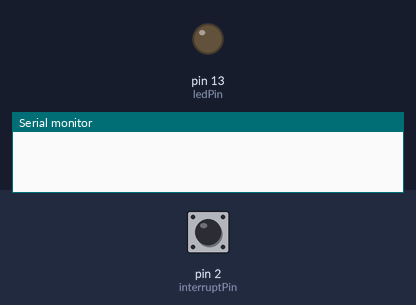
Recording of a sketch running on a simulated Arduino Uno, built with avr-gcc and run on an emulated ATmega328P. On the bench: output pins drawn as LEDs (lit = HIGH), the last lines printed to the serial monitor. The test bench sets the inputs (shaded band); at power-on: pin 2 (interruptPin) HIGH.

Above: at 1.2 s.
1.3 s: pin 2 (interruptPin) pulled LOW for 0.15 s
At 1.37 s:
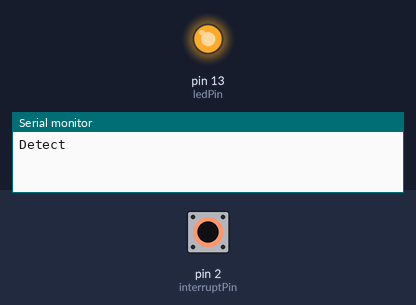
2.9 s: pin 2 (interruptPin) pulled LOW for 3.2 s
At 7.2 s:
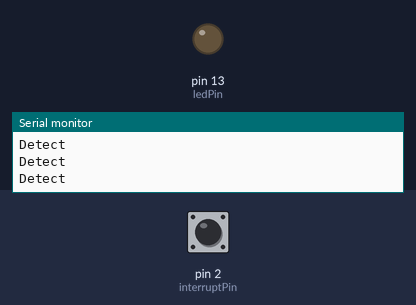
Timing chart, 0 to 8.7 s (numbered marks = the images above; inputs shaded):
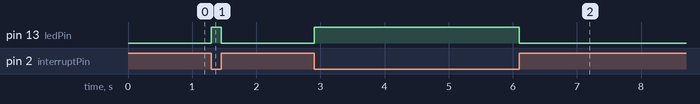

Measured:
- after the input at 1.3 s, pin 13 (ledPin): LOW → HIGH at once, → LOW 0.15 s later
- after the input at 2.9 s, pin 13 (ledPin): LOW → HIGH at once, → LOW 3.2 s later

The sketch:

HallSensor.ino
```cpp
/*
Arduino Hall Effect Sensor Project
by Arvind Sanjeev
Please check out  http://diyhacking.com for the tutorial of this project.
DIY Hacking
*/

volatile byte half_revolutions;
unsigned int rpm;
unsigned long timeold;
const byte ledPin = 13;
const byte interruptPin = 2;
volatile byte state = LOW;

void setup()
{
  pinMode(ledPin, OUTPUT);
  pinMode(interruptPin, INPUT_PULLUP);
  Serial.begin(115200);
  attachInterrupt(digitalPinToInterrupt(interruptPin), MagnetDetect, CHANGE);//Initialize the intterrupt pin (Arduino digital pin 2)
  half_revolutions = 0;
  rpm = 0;
  timeold = 0;
}
void loop()//Measure RPM
{
  digitalWrite(ledPin, state);
  if (half_revolutions >= 20) {
    rpm = 30*1000/(millis() - timeold)*half_revolutions;
    timeold = millis();
    half_revolutions = 0;
    //Serial.println(rpm,DEC);
  }
}
void MagnetDetect()//This function is called whenever a magnet/interrupt is detected by the arduino
{
  half_revolutions++;
  Serial.println("Detect");
  state = !state;
}
```
